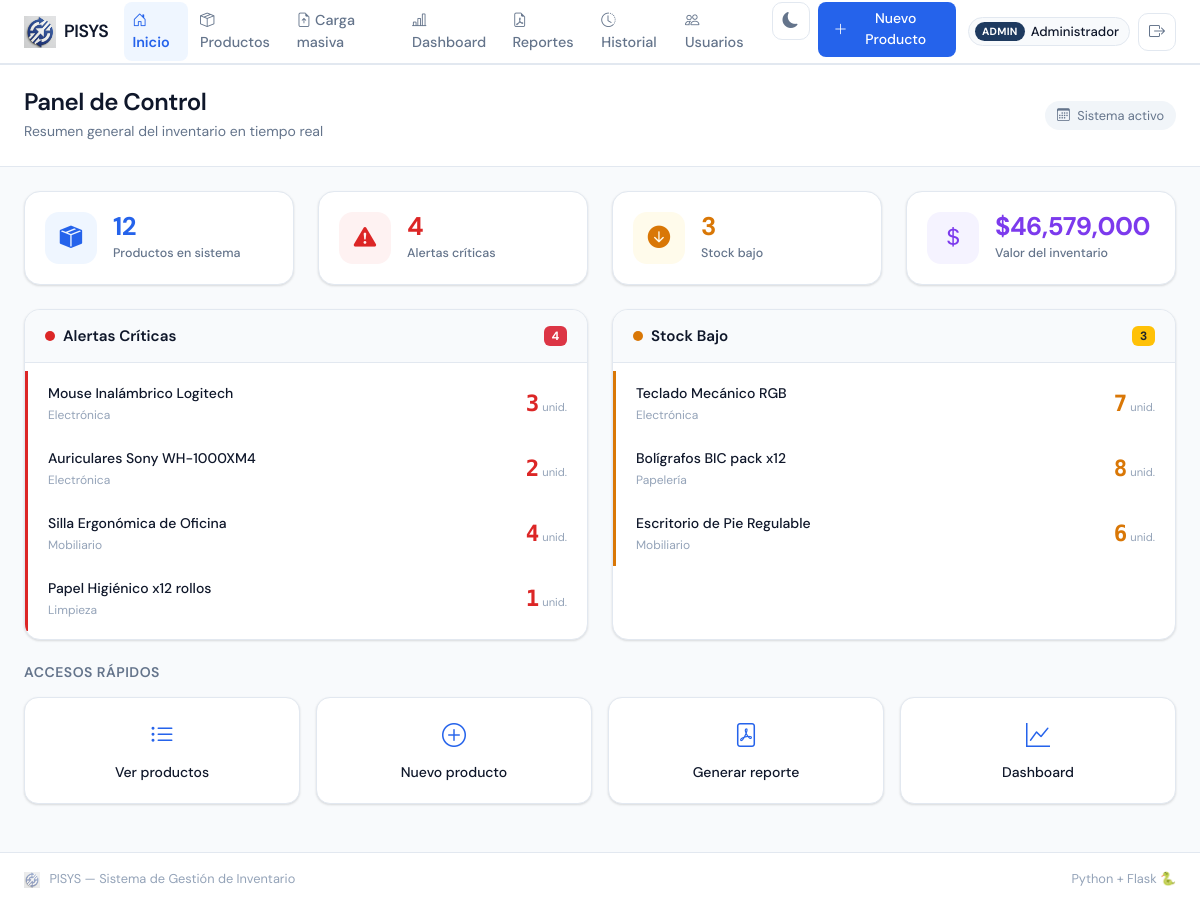
/ (signed in), run on the app's committed database.
### app.py (models this page shows, shortened)
class Usuario(UserMixin, db.Model):
    __tablename__ = 'usuario'
    id             = db.Column(db.Integer, primary_key=True)
    nombre         = db.Column(db.String(80), nullable=False)
    email          = db.Column(db.String(120), unique=True, nullable=False)
    password_hash  = db.Column(db.String(256), nullable=False)
    rol            = db.Column(db.String(20), nullable=False, default='operador')
    activo         = db.Column(db.Boolean, default=True)
    fecha_creacion = db.Column(db.DateTime, default=datetime.utcnow)
    def tiene_rol(self, *roles):
        return self.rol in roles

class Producto(db.Model):
    __tablename__ = 'producto'
    id             = db.Column(db.Integer, primary_key=True)
    nombre         = db.Column(db.String(100), nullable=False)
    descripcion    = db.Column(db.Text, nullable=True)
    precio         = db.Column(db.Float, nullable=False, default=0.0)
    cantidad       = db.Column(db.Integer, nullable=False, default=0)
    categoria      = db.Column(db.String(50), nullable=True, default='General')
    fecha_creacion = db.Column(db.DateTime, default=datetime.utcnow)
    def estado_stock(self):
        if self.cantidad < 5:  return 'critico'
        if self.cantidad < 10: return 'bajo'
        return 'normal'
    def valor_total(self):
        return self.precio * self.cantidad

### app.py (the view)
@app.route('/')
@login_required
def inicio():
    productos = Producto.query.all()
    return render_template('inicio.html',
        total_productos        = Producto.query.count(),
        alertas_criticas       = [p for p in productos if p.estado_stock() == 'critico'],
        alertas_bajas          = [p for p in productos if p.estado_stock() == 'bajo'],
        valor_total_inventario = sum(p.valor_total() for p in productos)
    )

### app.py (called while the page is built)
@login_manager.user_loader
def cargar_usuario(user_id):
    return Usuario.query.get(int(user_id))

### templates/inicio.html (shortened to what this page needs)
{% extends "base.html" %}
{% block contenido %}
<div class="page-header">
    <div class="container-fluid px-4">
        <div class="row align-items-center">
            <div class="col">
                <h1 class="page-title">Panel de Control</h1>
                <p class="page-subtitle">
                    Resumen general del inventario en tiempo real
                </p>
            </div>
            <div class="col-auto">
                <span class="badge-fecha">
                    <i class="bi bi-calendar3 me-1"></i>
                    {{ moment if moment else "Sistema activo" }}
                </span>
            </div>
        </div>
    </div>
</div>
<div class="container-fluid px-4 mt-4">
    <div class="row g-4">
        <div class="col-12 col-sm-6 col-xl-3">
            <div class="kpi-card kpi-azul">
                <div class="kpi-icon">
                    <i class="bi bi-box-seam-fill"></i>
                </div>
                <div class="kpi-info">
                    <span class="kpi-valor">{{ total_productos }}</span>
                    <span class="kpi-label">Productos en sistema</span>
                </div>
            </div>
        </div>
        <div class="col-12 col-sm-6 col-xl-3">
            <div class="kpi-card {% if alertas_criticas %}kpi-rojo{% else %}kpi-verde{% endif %}">
                <div class="kpi-icon">
                    <i class="bi bi-exclamation-triangle-fill"></i>
                </div>
                <div class="kpi-info">
                    <span class="kpi-valor">{{ alertas_criticas | length }}</span>
                    <span class="kpi-label">Alertas críticas</span>
                </div>
            </div>
        </div>
        <div class="col-12 col-sm-6 col-xl-3">
            <div class="kpi-card {% if alertas_bajas %}kpi-amarillo{% else %}kpi-verde{% endif %}">
                <div class="kpi-icon">
                    <i class="bi bi-arrow-down-circle-fill"></i>
                </div>
                <div class="kpi-info">
                    <span class="kpi-valor">{{ alertas_bajas | length }}</span>
                    <span class="kpi-label">Stock bajo</span>
                </div>
            </div>
        </div>
        <div class="col-12 col-sm-6 col-xl-3">
            <div class="kpi-card kpi-morado">
                <div class="kpi-icon">
                    <i class="bi bi-currency-dollar"></i>
                </div>
                <div class="kpi-info">
                    <span class="kpi-valor">
                        ${{ "{:,.0f}".format(valor_total_inventario) }}
                    </span>
                    <span class="kpi-label">Valor del inventario</span>
                </div>
            </div>
        </div>
    </div>
</div>
<div class="container-fluid px-4 mt-4">
    <div class="row g-4">
         <div class="col-12 col-lg-6">
            <div class="card-seccion">
                <div class="card-seccion-header">
                    <div class="d-flex align-items-center gap-2">
                        <span class="indicador-rojo"></span>
                        <h5 class="mb-0">Alertas Críticas</h5>
                    </div>
                    <span class="badge bg-danger">{{ alertas_criticas | length }}</span>
                </div>
                <div class="card-seccion-body">
                    {% if alertas_criticas %}
                    {% for producto in alertas_criticas %}
                    <div class="alerta-item alerta-critica">
                        <div class="alerta-info">
                            <span class="alerta-nombre">{{ producto.nombre }}</span>
                            <span class="alerta-categoria">{{ producto.categoria }}</span>
                        </div>
                        <div class="alerta-stock">
                            <span class="stock-numero stock-critico">{{ producto.cantidad }}</span>
                            <span class="stock-label">unid.</span>
                        </div>
                    </div>
                    {% endfor %}
                    {% else %}
                    <div class="alerta-vacia">
                        <i class="bi bi-check-circle-fill text-success fs-4"></i>
                        <p class="mb-0">¡Todo en orden! Sin alertas críticas.</p>
                    </div>
                    {% endif %}
                </div>
            </div>
    </div>
    <div class="col-12 col-lg-6">
        <div class="card-seccion">
            <div class="card-seccion-header">
                <div class="d-flex align-items-center gap-2">
                    <span class="indicador-amarillo"></span>
                    <h5 class="mb-0">Stock Bajo</h5>
                </div>
                <span class="badge bg-warning text-dark">{{ alertas_bajas | length }}</span>
            </div>
            <div class="card-seccion-body">
                {% if alertas_bajas %}
                {% for producto in alertas_bajas %}
                <div class="alerta-item alerta-baja">
                    <div class="alerta-info">
                        <span class="alerta-nombre">{{ producto.nombre }}</span>
                        <span class="alerta-categoria">{{ producto.categoria }}</span>
                    </div>
                    <div class="alerta-stock">
                        <span class="stock-numero stock-bajo">{{ producto.cantidad }}</span>
                        <span class="stock-label">unid.</span>
                    </div>
                </div>
                {% endfor %}
                {% else %}
                <div class="alerta-vacia">
                    <i class="bi bi-check-circle-fill text-success fs-4"></i>
                    <p class="mb-0">¡Stock saludable! Sin productos en nivel bajo.</p>
                </div>
                {% endif %}
            </div>
        </div>
    </div>
</div>
</div>
<div class="container-fluid px-4 mt-4 mb-5">
    <h5 class="seccion-titulo mb-3">Accesos Rápidos</h5>
    <div class="row g-3">
        <div class="col-6 col-md-3">
            <a href="{{ url_for('lista_productos') }}" class="acceso-rapido">
                <i class="bi bi-list-ul"></i>
                <span>Ver productos</span>
            </a>
        </div>
        <div class="col-6 col-md-3">
            <a href="{{ url_for('nuevo_producto') }}" class="acceso-rapido">
                <i class="bi bi-plus-circle"></i>
                <span>Nuevo producto</span>
            </a>
        </div>
        <div class="col-6 col-md-3">
            <a href="{{ url_for('reportes') }}" class="acceso-rapido">
                <i class="bi bi-file-pdf"></i>
                <span>Generar reporte</span>
            </a>
        </div>
        <div class="col-6 col-md-3">
            <a href="{{ url_for('dashboard') }}" class="acceso-rapido">
                <i class="bi bi-graph-up"></i>
                <span>Dashboard</span>
            </a>
        </div>
    </div>
</div>
{% endblock %}

### templates/base.html (shortened to what this page needs)
<!DOCTYPE html>
<html lang="es">
<head>
    <link href="https://cdn.jsdelivr.net/npm/bootstrap@5.3.3/dist/css/bootstrap.min.css" rel="stylesheet">
    <link href="https://cdn.jsdelivr.net/npm/bootstrap-icons@1.11.3/font/bootstrap-icons.min.css" rel="stylesheet">
    <link href="{{ url_for('static', filename='css/estilos.css') }}" rel="stylesheet">
</head>
<body>
<nav class="navbar navbar-expand-lg sticky-top" id="navbar-principal">
    <div class="container-fluid px-4">
        <a class="navbar-brand d-flex align-items-center gap-2" href="{{ url_for('inicio') }}">
            <img src="{{ url_for('static', filename='images/logo.png') }}"
                 alt="PISYS" class="brand-logo">
            <span class="brand-text">PISYS</span>
        </a>
        <div class="collapse navbar-collapse" id="navbarMenu">
            <ul class="navbar-nav ms-auto gap-1">
                <li class="nav-item">
                    <a class="nav-link {% if request.endpoint == 'inicio' %}active{% endif %}"
                       href="{{ url_for('inicio') }}">
                        <i class="bi bi-house-door me-1"></i>Inicio
                    </a>
                </li>
                <li class="nav-item">
                    <a class="nav-link {% if request.endpoint == 'lista_productos' %}active{% endif %}"
                       href="{{ url_for('lista_productos') }}">
                        <i class="bi bi-box-seam me-1"></i>Productos
                    </a>
                </li>
                {% if current_user.is_authenticated and current_user.tiene_rol('admin') %}
                <li class="nav-item">
                    <a class="nav-link {% if request.endpoint == 'carga_masiva' %}active{% endif %}"
                       href="{{ url_for('carga_masiva') }}">
                        <i class="bi bi-file-earmark-arrow-up me-1"></i>Carga masiva
                    </a>
                </li>
                {% endif %}
                {% if current_user.is_authenticated and current_user.tiene_rol('admin', 'auditor') %}
                <li class="nav-item">
                    <a class="nav-link {% if request.endpoint == 'dashboard' %}active{% endif %}"
                       href="{{ url_for('dashboard') }}">
                        <i class="bi bi-bar-chart-line me-1"></i>Dashboard
                    </a>
                </li>
                <li class="nav-item">
                    <a class="nav-link {% if request.endpoint == 'reportes' %}active{% endif %}"
                       href="{{ url_for('reportes') }}">
                        <i class="bi bi-file-earmark-pdf me-1"></i>Reportes
                    </a>
                </li>
                {% endif %}
                <li class="nav-item">
                    <a class="nav-link {% if request.endpoint == 'historial' %}active{% endif %}"
                       href="{{ url_for('historial') }}">
                        <i class="bi bi-clock-history me-1"></i>Historial
                    </a>
                </li>
                {% if current_user.is_authenticated and current_user.tiene_rol('admin') %}
                <li class="nav-item">
                    <a class="nav-link {% if request.endpoint == 'lista_usuarios' %}active{% endif %}"
                       href="{{ url_for('lista_usuarios') }}">
                        <i class="bi bi-people me-1"></i>Usuarios
                    </a>
                </li>
                {% endif %}
                <li class="nav-item ms-2">
                    <button class="btn-tema" id="btn-tema" title="Cambiar tema"
                            onclick="toggleTema()">
                        <i class="bi bi-moon-fill" id="icono-tema"></i>
                    </button>
                </li>
                {% if current_user.is_authenticated and current_user.tiene_rol('admin') %}
                <li class="nav-item ms-1">
                    <a class="btn btn-agregar" href="{{ url_for('nuevo_producto') }}">
                        <i class="bi bi-plus-lg me-1"></i>Nuevo Producto
                    </a>
                </li>
                {% endif %}
                {% if current_user.is_authenticated %}
                <li class="nav-item ms-2 d-flex align-items-center gap-2">
                    <div class="usuario-pill">
                        <span class="usuario-rol-badge rol-{{ current_user.rol }}">
                            {{ current_user.rol }}
                        </span>
                        <span class="usuario-nombre">{{ current_user.nombre.split()[0] }}</span>
                    </div>
                    <a href="{{ url_for('logout') }}" class="btn-tema" title="Cerrar sesión">
                        <i class="bi bi-box-arrow-right"></i>
                    </a>
                </li>
                {% endif %}
            </ul>
        </div>
    </div>
</nav>
<main class="main-content">
    {% block contenido %}{% endblock %}
</main>
<footer class="footer mt-auto">
    <div class="container-fluid px-4">
        <div class="d-flex justify-content-between align-items-center">
            <span class="footer-text">
                <img src="{{ url_for('static', filename='images/logo.png') }}"
                     alt="PISYS" style="height:16px; opacity:0.5; margin-right:6px;">
                PISYS — Sistema de Gestión de Inventario
            </span>
            <span class="footer-text">Python + Flask 🐍</span>
        </div>
    </div>
</footer>
</body>
</html>

### data on the page
Usuario: rol "ADMIN", nombre "Administrador"
Producto: nombre "Mouse Inalámbrico Logitech", categoria "Electrónica", cantidad "3"
Producto: nombre "Auriculares Sony WH-1000XM4", categoria "Electrónica", cantidad "2"
Producto: nombre "Silla Ergonómica de Oficina", categoria "Mobiliario", cantidad "4"
Producto: nombre "Papel Higiénico x12 rollos", categoria "Limpieza", cantidad "1"
Producto: nombre "Teclado Mecánico RGB", categoria "Electrónica", cantidad "7"
Producto: nombre "Bolígrafos BIC pack x12", categoria "Papelería", cantidad "8"
Producto: nombre "Escritorio de Pie Regulable", categoria "Mobiliario", cantidad "6"

### other printed values
{{ moment if moment else "Sistema activo" }} "Sistema activo"
{{ total_productos }} "12"
{{ alertas_criticas | length }} "4"
{{ alertas_bajas | length }} "3"
{{ "{:,.0f}".format(valor_total_inventario) }} "46,579,000"
